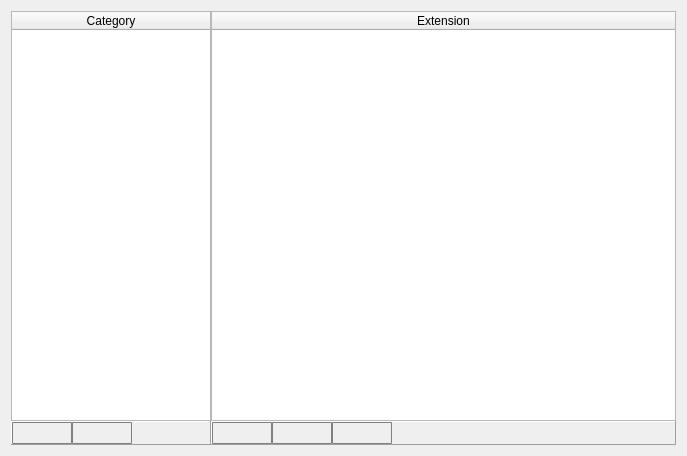
<?xml version="1.0" encoding="UTF-8"?>
<ui version="4.0">
 <class>recon_configuration_page_file_extension</class>
 <widget class="QWidget" name="recon_configuration_page_file_extension">
  <property name="geometry">
   <rect>
    <x>0</x>
    <y>0</y>
    <width>687</width>
    <height>456</height>
   </rect>
  </property>
  <property name="windowTitle">
   <string>Form</string>
  </property>
  <layout class="QVBoxLayout" name="verticalLayout_3">
   <item>
    <layout class="QHBoxLayout" name="horizontalLayout_3" stretch="0,1">
     <property name="spacing">
      <number>0</number>
     </property>
     <item>
      <layout class="QVBoxLayout" name="verticalLayout">
       <property name="spacing">
        <number>0</number>
       </property>
       <item>
        <widget class="QTableWidget" name="tableWidget_category">
         <property name="minimumSize">
          <size>
           <width>200</width>
           <height>0</height>
          </size>
         </property>
         <property name="maximumSize">
          <size>
           <width>200</width>
           <height>16777215</height>
          </size>
         </property>
         <property name="styleSheet">
          <string notr="true">QTableView {
/*selection-background-color: #87CEFF;*/
selection-background-color: #0069EB;
selection-color:white;
 }






QTableView::item:selected:!active {
    color:white;
    
   /*background-color:  #0069EB;*/


}




 QTableView::item:selected:!active {
                                 color:white;
                                 background-color:  #0069EB;
                                  }


                                 QTableView {
                                 selection-background-color: #0069D7;
                                    }
=




                                 QTableView::item:selected:!active {
                                 color:white;
                                 background-color:  #0069EB;
                                 }

QScrollBar{
		width:9px;
}</string>
         </property>
         <property name="frameShadow">
          <enum>QFrame::Plain</enum>
         </property>
         <property name="horizontalScrollBarPolicy">
          <enum>Qt::ScrollBarAsNeeded</enum>
         </property>
         <property name="editTriggers">
          <set>QAbstractItemView::NoEditTriggers</set>
         </property>
         <property name="alternatingRowColors">
          <bool>true</bool>
         </property>
         <property name="selectionMode">
          <enum>QAbstractItemView::SingleSelection</enum>
         </property>
         <property name="selectionBehavior">
          <enum>QAbstractItemView::SelectRows</enum>
         </property>
         <property name="showGrid">
          <bool>false</bool>
         </property>
         <attribute name="horizontalHeaderStretchLastSection">
          <bool>true</bool>
         </attribute>
         <attribute name="verticalHeaderVisible">
          <bool>false</bool>
         </attribute>
         <column>
          <property name="text">
           <string>Category</string>
          </property>
         </column>
        </widget>
       </item>
       <item>
        <widget class="QFrame" name="frame">
         <property name="maximumSize">
          <size>
           <width>200</width>
           <height>30</height>
          </size>
         </property>
         <property name="frameShape">
          <enum>QFrame::Panel</enum>
         </property>
         <property name="frameShadow">
          <enum>QFrame::Raised</enum>
         </property>
         <property name="lineWidth">
          <number>1</number>
         </property>
         <layout class="QHBoxLayout" name="horizontalLayout">
          <property name="spacing">
           <number>0</number>
          </property>
          <property name="leftMargin">
           <number>0</number>
          </property>
          <property name="topMargin">
           <number>0</number>
          </property>
          <property name="rightMargin">
           <number>0</number>
          </property>
          <property name="bottomMargin">
           <number>0</number>
          </property>
          <item>
           <widget class="QPushButton" name="pushButton_add_category">
            <property name="minimumSize">
             <size>
              <width>60</width>
              <height>22</height>
             </size>
            </property>
            <property name="maximumSize">
             <size>
              <width>60</width>
              <height>22</height>
             </size>
            </property>
            <property name="styleSheet">
             <string notr="true">QPushButton {
     border-color: #7f7f7f;
     border-style: solid;
     border-radius: 1px;
     border-width: 1px;
      }
QPushButton:pressed {
	background-color: qlineargradient(x1: 0, y1: 0, x2: 0, y2: 1, stop: 0 #FFFFFF, stop: 1 #FFFFFF);
                border-color: #000000;
}

QPushButton:checked {
	background-color: qlineargradient(x1: 0, y1: 0, x2: 0, y2: 1, stop: 0 #FFFFFF, stop: 1 #FFFFFF);
                border-color: #484848;
}</string>
            </property>
            <property name="text">
             <string/>
            </property>
           </widget>
          </item>
          <item>
           <widget class="QPushButton" name="pushButton_remove_category">
            <property name="minimumSize">
             <size>
              <width>60</width>
              <height>22</height>
             </size>
            </property>
            <property name="maximumSize">
             <size>
              <width>60</width>
              <height>22</height>
             </size>
            </property>
            <property name="styleSheet">
             <string notr="true">QPushButton {
     border-color: #7f7f7f;
     border-style: solid;
     border-radius: 1px;
     border-width: 1px;
      }
QPushButton:pressed {
	background-color: qlineargradient(x1: 0, y1: 0, x2: 0, y2: 1, stop: 0 #FFFFFF, stop: 1 #FFFFFF);
                border-color: #000000;
}

QPushButton:checked {
	background-color: qlineargradient(x1: 0, y1: 0, x2: 0, y2: 1, stop: 0 #FFFFFF, stop: 1 #FFFFFF);
                border-color: #484848;
}</string>
            </property>
            <property name="text">
             <string/>
            </property>
           </widget>
          </item>
          <item>
           <widget class="QLabel" name="label">
            <property name="styleSheet">
             <string notr="true"/>
            </property>
            <property name="text">
             <string/>
            </property>
           </widget>
          </item>
         </layout>
        </widget>
       </item>
      </layout>
     </item>
     <item>
      <layout class="QVBoxLayout" name="verticalLayout_2">
       <property name="spacing">
        <number>0</number>
       </property>
       <item>
        <widget class="QTableWidget" name="tableWidget_extension">
         <property name="styleSheet">
          <string notr="true">QTableView {
/*selection-background-color: #87CEFF;*/
selection-background-color: #0069EB;
selection-color:white;
 }






QTableView::item:selected:!active {
    color:white;
    
   /*background-color:  #0069EB;*/


}




 QTableView::item:selected:!active {
                                 color:white;
                                 background-color:  #0069EB;
                                  }


                                 QTableView {
                                 selection-background-color: #0069D7;
                                    }




                                 QTableView::item:selected:!active {
                                 color:white;
                                 background-color:  #0069EB;
                                 }

QScrollBar{
		width:9px;
}</string>
         </property>
         <property name="frameShadow">
          <enum>QFrame::Plain</enum>
         </property>
         <property name="editTriggers">
          <set>QAbstractItemView::AllEditTriggers</set>
         </property>
         <property name="alternatingRowColors">
          <bool>true</bool>
         </property>
         <property name="selectionMode">
          <enum>QAbstractItemView::SingleSelection</enum>
         </property>
         <property name="selectionBehavior">
          <enum>QAbstractItemView::SelectRows</enum>
         </property>
         <property name="showGrid">
          <bool>false</bool>
         </property>
         <attribute name="horizontalHeaderStretchLastSection">
          <bool>true</bool>
         </attribute>
         <attribute name="verticalHeaderVisible">
          <bool>false</bool>
         </attribute>
         <column>
          <property name="text">
           <string>Extension</string>
          </property>
         </column>
        </widget>
       </item>
       <item>
        <widget class="QFrame" name="frame_2">
         <property name="maximumSize">
          <size>
           <width>16777215</width>
           <height>30</height>
          </size>
         </property>
         <property name="frameShape">
          <enum>QFrame::Panel</enum>
         </property>
         <property name="frameShadow">
          <enum>QFrame::Raised</enum>
         </property>
         <property name="lineWidth">
          <number>1</number>
         </property>
         <layout class="QHBoxLayout" name="horizontalLayout_2">
          <property name="spacing">
           <number>0</number>
          </property>
          <property name="leftMargin">
           <number>0</number>
          </property>
          <property name="topMargin">
           <number>0</number>
          </property>
          <property name="rightMargin">
           <number>0</number>
          </property>
          <property name="bottomMargin">
           <number>0</number>
          </property>
          <item>
           <widget class="QPushButton" name="pushButton_add_extension">
            <property name="minimumSize">
             <size>
              <width>60</width>
              <height>22</height>
             </size>
            </property>
            <property name="maximumSize">
             <size>
              <width>60</width>
              <height>22</height>
             </size>
            </property>
            <property name="styleSheet">
             <string notr="true">QPushButton {
     border-color: #7f7f7f;
     border-style: solid;
     border-radius: 1px;
     border-width: 1px;
      }
QPushButton:pressed {
	background-color: qlineargradient(x1: 0, y1: 0, x2: 0, y2: 1, stop: 0 #FFFFFF, stop: 1 #FFFFFF);
                border-color: #000000;
}

QPushButton:checked {
	background-color: qlineargradient(x1: 0, y1: 0, x2: 0, y2: 1, stop: 0 #FFFFFF, stop: 1 #FFFFFF);
                border-color: #484848;
}</string>
            </property>
            <property name="text">
             <string/>
            </property>
           </widget>
          </item>
          <item>
           <widget class="QPushButton" name="pushButton_remove_extension">
            <property name="minimumSize">
             <size>
              <width>60</width>
              <height>22</height>
             </size>
            </property>
            <property name="maximumSize">
             <size>
              <width>60</width>
              <height>22</height>
             </size>
            </property>
            <property name="styleSheet">
             <string notr="true">QPushButton {
     border-color: #7f7f7f;
     border-style: solid;
     border-radius: 1px;
     border-width: 1px;
      }
QPushButton:pressed {
	background-color: qlineargradient(x1: 0, y1: 0, x2: 0, y2: 1, stop: 0 #FFFFFF, stop: 1 #FFFFFF);
                border-color: #000000;
}

QPushButton:checked {
	background-color: qlineargradient(x1: 0, y1: 0, x2: 0, y2: 1, stop: 0 #FFFFFF, stop: 1 #FFFFFF);
                border-color: #484848;
}</string>
            </property>
            <property name="text">
             <string/>
            </property>
           </widget>
          </item>
          <item>
           <widget class="QPushButton" name="pushButton_keyword_clipboard">
            <property name="minimumSize">
             <size>
              <width>60</width>
              <height>22</height>
             </size>
            </property>
            <property name="maximumSize">
             <size>
              <width>60</width>
              <height>22</height>
             </size>
            </property>
            <property name="styleSheet">
             <string notr="true">QPushButton {
     border-color: #7f7f7f;
     border-style: solid;
     border-radius: 1px;
     border-width: 1px;
      }
QPushButton:pressed {
	background-color: qlineargradient(x1: 0, y1: 0, x2: 0, y2: 1, stop: 0 #FFFFFF, stop: 1 #FFFFFF);
                border-color: #000000;
}

QPushButton:checked {
	background-color: qlineargradient(x1: 0, y1: 0, x2: 0, y2: 1, stop: 0 #FFFFFF, stop: 1 #FFFFFF);
                border-color: #484848;
}</string>
            </property>
            <property name="text">
             <string/>
            </property>
           </widget>
          </item>
          <item>
           <widget class="QLabel" name="label_2">
            <property name="styleSheet">
             <string notr="true"/>
            </property>
            <property name="text">
             <string/>
            </property>
           </widget>
          </item>
         </layout>
        </widget>
       </item>
      </layout>
     </item>
    </layout>
   </item>
  </layout>
 </widget>
 <resources/>
 <connections/>
</ui>
